Frame 1 (no input): blank canvas, image omitted
Frame 60 (no input): blank canvas, image omitted
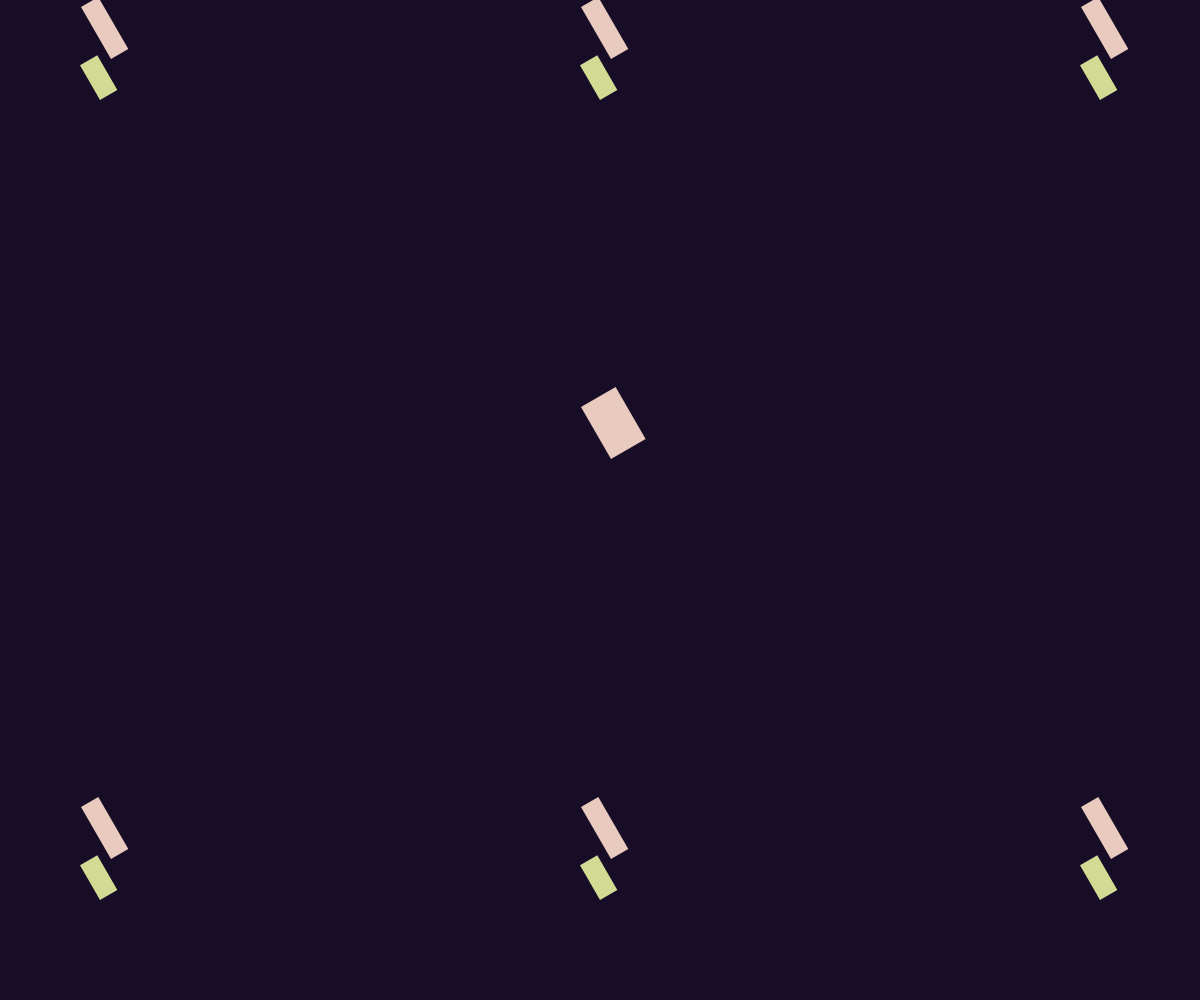
Frame 120 (the mouse pressed at the canvas centre since frame 60)

The p5.js sketch whose frames 1 and 60 were blank and that drew this single picture after the mouse press (run headless with seeded random() and noise() and a simulated clock; from frame 60 on, the mouse is pressed at the canvas centre):

// p5.js sketch
// ── sketch.js
var x;

function setup() {
  createCanvas(windowWidth, windowHeight);
  background("#180d26");
  noStroke();

}

function draw(){

  if (millis() > 2000) {
  // au centre une rotation couleur saumon
  if (frameCount % 10 == 0) {
    fill("#e9cabe");
    push();
    translate(width/2, height/2);
    rotate(radians(frameCount * 2  % 360));
    rect(30,30, 60, 40);
    pop();
  }
  }

// rotation jaune + rotation saumon en haut à gauche
  if (millis() > 2000) {
  if (frameCount % 10 == 0) {
    fill("#e9cabe");
    push();
    translate(100, 100);
    rotate(radians(frameCount * 2  % 360));
    rect(30,30, 60, 20);
    pop();
  }
  }

  if (millis() > 2000) {
  if (frameCount % 10 == 0) {
    fill("#d1db94");
    push();
    translate(width/2, 100);
    rotate(radians(frameCount * 2  % 360));
    rect(0, 0, 40, 20);
    pop();
  }
  }

  if (millis() > 2000) {
// rotation jaune + rotation saumon en haut au milieu
  if (frameCount % 10 == 0) {
    fill("#e9cabe");
    push();
    translate(width/2, 100);
    rotate(radians(frameCount * 2  % 360));
    rect(30,30, 60, 20);
    pop();
  }
}
  if (millis() > 2000) {
 if (frameCount % 10 == 0) {
    fill("#d1db94");
    push();
    translate(100, 100);
    rotate(radians(frameCount * 2  % 360));
    rect(0, 0, 40, 20);
    pop();
  }
  }

    if (millis() > 2000) {
  // rotation jaune + rotation saumon en haut au droite
  if (frameCount % 10 == 0) {
    fill("#e9cabe");
    push();
    translate(width-100, 100);
    rotate(radians(frameCount * 2  % 360));
    rect(30,30, 60, 20);
    pop();
  }
}

if (millis() > 2000) {
 if (frameCount % 10 == 0) {
    fill("#d1db94");
    push();
    translate(width-100, 100);
    rotate(radians(frameCount * 2  % 360));
    rect(0, 0, 40, 20);
    pop();
  }
 }

 if (millis() > 2000) {
  // rotation jaune + rotation saumon en bas à gauche
if (frameCount % 10 == 0) {
    fill("#e9cabe");
    push();
    translate(100, height-100);
    rotate(radians(frameCount * 2  % 360));
    rect(30,30, 60, 20);
    pop();
  }
  }


if (millis() > 2000) {

 if (frameCount % 10 == 0) {
    fill("#d1db94");
    push();
    translate(width/2, height-100);
    rotate(radians(frameCount * 2  % 360));
    rect(0, 0, 40, 20);
    pop();
  }
  }

  if (millis() > 2000) {
// rotation jaune + rotation saumon en bas au milieu
  if (frameCount % 10 == 0) {
    fill("#e9cabe");
    push();
    translate(width/2, height-100);
    rotate(radians(frameCount * 2  % 360));
    rect(30,30, 60, 20);
    pop();
  }
  }

if (millis() > 2000) {
 if (frameCount % 10 == 0) {
    fill("#d1db94");
    push();
    translate(100, height-100);
    rotate(radians(frameCount * 2  % 360));
    rect(0, 0, 40, 20);
    pop();
  }
}

  if (millis() > 2000) {
  // rotation jaune + rotation saumon en bas au droite
  if (frameCount % 10 == 0) {
    fill("#e9cabe");
    push();
    translate(width-100, height-100);
    rotate(radians(frameCount * 2  % 360));
    rect(30,30, 60, 20);
    pop();
  }
}

if (millis() > 2000) {
 if (frameCount % 10 == 0) {
    fill("#d1db94");
    push();
    translate(width-100, height-100);
    rotate(radians(frameCount * 2  % 360));
    rect(0, 0, 40, 20);
    pop();
  }
}

}

function keyTyped() {
	// a= efface tout
	if (key === "a") {
		background("#180d26");
}
}
 
